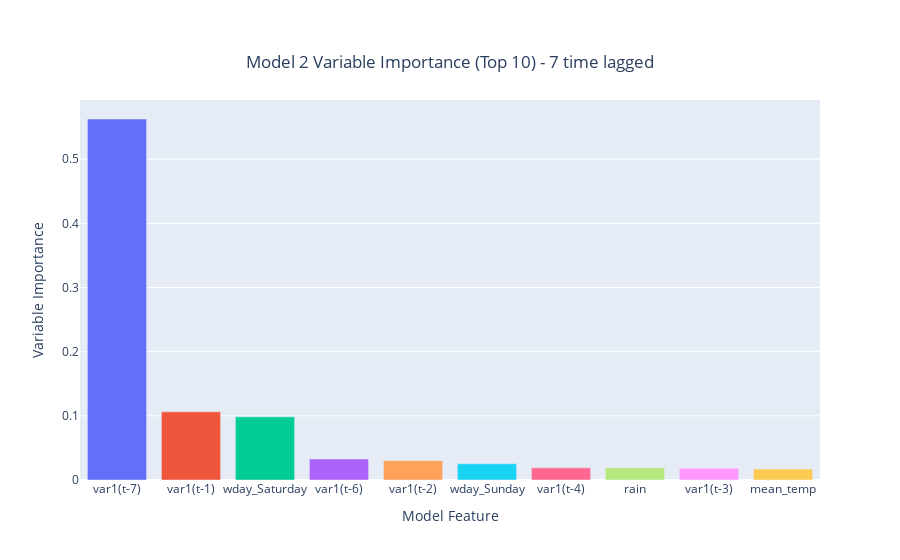

Notebook source saved alongside this figure:
### Markdown cell above
Plot importance chart for 7 time lagged variables

### Code cell
#plot importance chart
importance_fig[2].show()
importance_fig[2].write_image(f"../images/Model2ImportanceA7.svg")

### Figure 1 — Plotly figure (JSON) as saved in the notebook; plotly's stock layout.template omitted (floating-point values rounded to 4 significant figures)
{"data": [{"alignmentgroup": "True", "hovertemplate": "color=var1(t-7)<br>Model Feature=%{x}<br>Variable Importance=%{y}<extra></extra>", "legendgroup": "var1(t-7)", "marker": {"color": "#636efa", "pattern": {"shape": ""}}, "name": "var1(t-7)", "offsetgroup": "var1(t-7)", "orientation": "v", "showlegend": true, "textposition": "auto", "type": "bar", "x": ["var1(t-7)"], "xaxis": "x", "y": [0.5627], "yaxis": "y"}, {"alignmentgroup": "True", "hovertemplate": "color=var1(t-1)<br>Model Feature=%{x}<br>Variable Importance=%{y}<extra></extra>", "legendgroup": "var1(t-1)", "marker": {"color": "#EF553B", "pattern": {"shape": ""}}, "name": "var1(t-1)", "offsetgroup": "var1(t-1)", "orientation": "v", "showlegend": true, "textposition": "auto", "type": "bar", "x": ["var1(t-1)"], "xaxis": "x", "y": [0.1063], "yaxis": "y"}, {"alignmentgroup": "True", "hovertemplate": "color=wday_Saturday<br>Model Feature=%{x}<br>Variable Importance=%{y}<extra></extra>", "legendgroup": "wday_Saturday", "marker": {"color": "#00cc96", "pattern": {"shape": ""}}, "name": "wday_Saturday", "offsetgroup": "wday_Saturday", "orientation": "v", "showlegend": true, "textposition": "auto", "type": "bar", "x": ["wday_Saturday"], "xaxis": "x", "y": [0.09847], "yaxis": "y"}, {"alignmentgroup": "True", "hovertemplate": "color=var1(t-6)<br>Model Feature=%{x}<br>Variable Importance=%{y}<extra></extra>", "legendgroup": "var1(t-6)", "marker": {"color": "#ab63fa", "pattern": {"shape": ""}}, "name": "var1(t-6)", "offsetgroup": "var1(t-6)", "orientation": "v", "showlegend": true, "textposition": "auto", "type": "bar", "x": ["var1(t-6)"], "xaxis": "x", "y": [0.03269], "yaxis": "y"}, {"alignmentgroup": "True", "hovertemplate": "color=var1(t-2)<br>Model Feature=%{x}<br>Variable Importance=%{y}<extra></extra>", "legendgroup": "var1(t-2)", "marker": {"color": "#FFA15A", "pattern": {"shape": ""}}, "name": "var1(t-2)", "offsetgroup": "var1(t-2)", "orientation": "v", "showlegend": true, "textposition": "auto", "type": "bar", "x": ["var1(t-2)"], "xaxis": "x", "y": [0.03016], "yaxis": "y"}, {"alignmentgroup": "True", "hovertemplate": "color=wday_Sunday<br>Model Feature=%{x}<br>Variable Importance=%{y}<extra></extra>", "legendgroup": "wday_Sunday", "marker": {"color": "#19d3f3", "pattern": {"shape": ""}}, "name": "wday_Sunday", "offsetgroup": "wday_Sunday", "orientation": "v", "showlegend": true, "textposition": "auto", "type": "bar", "x": ["wday_Sunday"], "xaxis": "x", "y": [0.02529], "yaxis": "y"}, {"alignmentgroup": "True", "hovertemplate": "color=var1(t-4)<br>Model Feature=%{x}<br>Variable Importance=%{y}<extra></extra>", "legendgroup": "var1(t-4)", "marker": {"color": "#FF6692", "pattern": {"shape": ""}}, "name": "var1(t-4)", "offsetgroup": "var1(t-4)", "orientation": "v", "showlegend": true, "textposition": "auto", "type": "bar", "x": ["var1(t-4)"], "xaxis": "x", "y": [0.01893], "yaxis": "y"}, {"alignmentgroup": "True", "hovertemplate": "color=rain<br>Model Feature=%{x}<br>Variable Importance=%{y}<extra></extra>", "legendgroup": "rain", "marker": {"color": "#B6E880", "pattern": {"shape": ""}}, "name": "rain", "offsetgroup": "rain", "orientation": "v", "showlegend": true, "textposition": "auto", "type": "bar", "x": ["rain"], "xaxis": "x", "y": [0.01892], "yaxis": "y"}, {"alignmentgroup": "True", "hovertemplate": "color=var1(t-3)<br>Model Feature=%{x}<br>Variable Importance=%{y}<extra></extra>", "legendgroup": "var1(t-3)", "marker": {"color": "#FF97FF", "pattern": {"shape": ""}}, "name": "var1(t-3)", "offsetgroup": "var1(t-3)", "orientation": "v", "showlegend": true, "textposition": "auto", "type": "bar", "x": ["var1(t-3)"], "xaxis": "x", "y": [0.01821], "yaxis": "y"}, {"alignmentgroup": "True", "hovertemplate": "color=mean_temp<br>Model Feature=%{x}<br>Variable Importance=%{y}<extra></extra>", "legendgroup": "mean_temp", "marker": {"color": "#FECB52", "pattern": {"shape": ""}}, "name": "mean_temp", "offsetgroup": "mean_temp", "orientation": "v", "showlegend": true, "textposition": "auto", "type": "bar", "x": ["mean_temp"], "xaxis": "x", "y": [0.01722], "yaxis": "y"}], "layout": {"barmode": "relative", "legend": {"title": {"text": "color"}, "tracegroupgap": 0}, "showlegend": false, "title": {"text": "Model 2 Variable Importance (Top 10) - 7 time lagged", "x": 0.5, "xanchor": "center", "y": 0.9, "yanchor": "top"}, "xaxis": {"anchor": "y", "domain": [0.0, 1.0], "title": {"text": "Model Feature"}}, "yaxis": {"anchor": "x", "domain": [0.0, 1.0], "title": {"text": "Variable Importance"}}}}
